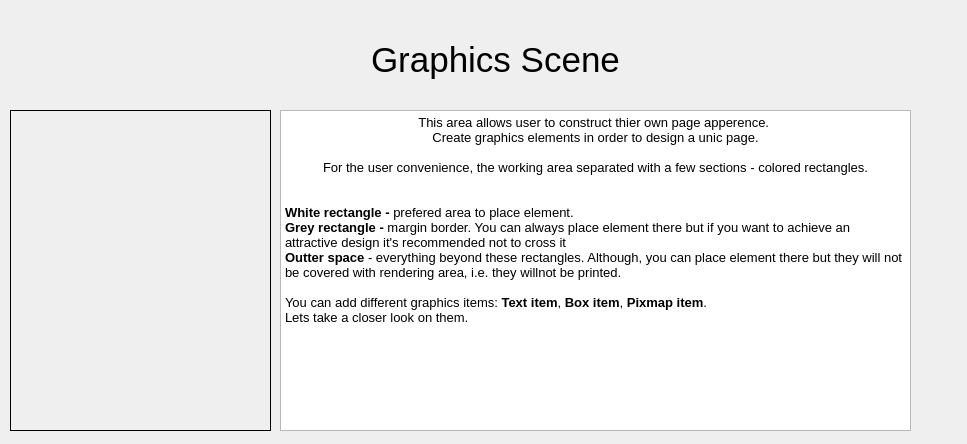
<?xml version="1.0" encoding="UTF-8"?>
<ui version="4.0">
 <class>WizardPage</class>
 <widget class="QWizardPage" name="WizardPage">
  <property name="geometry">
   <rect>
    <x>0</x>
    <y>0</y>
    <width>967</width>
    <height>444</height>
   </rect>
  </property>
  <property name="minimumSize">
   <size>
    <width>967</width>
    <height>444</height>
   </size>
  </property>
  <property name="baseSize">
   <size>
    <width>967</width>
    <height>444</height>
   </size>
  </property>
  <property name="windowTitle">
   <string>Introduction tutorial</string>
  </property>
  <property name="locale">
   <locale language="English" country="UnitedStates"/>
  </property>
  <widget class="QWidget" name="gridLayoutWidget">
   <property name="geometry">
    <rect>
     <x>280</x>
     <y>110</y>
     <width>631</width>
     <height>321</height>
    </rect>
   </property>
   <layout class="QGridLayout" name="gridLayout">
    <item row="0" column="1">
     <widget class="QTextBrowser" name="textBrowser">
      <property name="html">
       <string>&lt;!DOCTYPE HTML PUBLIC &quot;-//W3C//DTD HTML 4.0//EN&quot; &quot;http://www.w3.org/TR/REC-html40/strict.dtd&quot;&gt;
&lt;html&gt;&lt;head&gt;&lt;meta name=&quot;qrichtext&quot; content=&quot;1&quot; /&gt;&lt;style type=&quot;text/css&quot;&gt;
p, li { white-space: pre-wrap; }
&lt;/style&gt;&lt;/head&gt;&lt;body style=&quot; font-family:'Noto Sans'; font-size:10pt; font-weight:400; font-style:normal;&quot;&gt;
&lt;p align=&quot;center&quot; style=&quot; margin-top:0px; margin-bottom:0px; margin-left:0px; margin-right:0px; -qt-block-indent:0; text-indent:0px;&quot;&gt;This area allows user to construct thier own page apperence. &lt;/p&gt;
&lt;p align=&quot;center&quot; style=&quot; margin-top:0px; margin-bottom:0px; margin-left:0px; margin-right:0px; -qt-block-indent:0; text-indent:0px;&quot;&gt;Create graphics elements in order to design a unic page.&lt;/p&gt;
&lt;p align=&quot;center&quot; style=&quot;-qt-paragraph-type:empty; margin-top:0px; margin-bottom:0px; margin-left:0px; margin-right:0px; -qt-block-indent:0; text-indent:0px;&quot;&gt;&lt;br /&gt;&lt;/p&gt;
&lt;p align=&quot;center&quot; style=&quot; margin-top:0px; margin-bottom:0px; margin-left:0px; margin-right:0px; -qt-block-indent:0; text-indent:0px;&quot;&gt;For the user convenience, the working area separated with a few sections - colored rectangles.&lt;/p&gt;
&lt;p align=&quot;center&quot; style=&quot;-qt-paragraph-type:empty; margin-top:0px; margin-bottom:0px; margin-left:0px; margin-right:0px; -qt-block-indent:0; text-indent:0px;&quot;&gt;&lt;br /&gt;&lt;/p&gt;
&lt;p align=&quot;center&quot; style=&quot;-qt-paragraph-type:empty; margin-top:0px; margin-bottom:0px; margin-left:0px; margin-right:0px; -qt-block-indent:0; text-indent:0px;&quot;&gt;&lt;br /&gt;&lt;/p&gt;
&lt;p style=&quot; margin-top:0px; margin-bottom:0px; margin-left:0px; margin-right:0px; -qt-block-indent:0; text-indent:0px;&quot;&gt;&lt;span style=&quot; font-weight:600;&quot;&gt;White rectangle - &lt;/span&gt;prefered&lt;span style=&quot; font-weight:600;&quot;&gt; &lt;/span&gt;area to place element.&lt;/p&gt;
&lt;p style=&quot; margin-top:0px; margin-bottom:0px; margin-left:0px; margin-right:0px; -qt-block-indent:0; text-indent:0px;&quot;&gt;&lt;span style=&quot; font-weight:600;&quot;&gt;Grey rectangle - &lt;/span&gt;margin border. You can always place element there but if you want to achieve an attractive design it's recommended not to cross it&lt;/p&gt;
&lt;p style=&quot; margin-top:0px; margin-bottom:0px; margin-left:0px; margin-right:0px; -qt-block-indent:0; text-indent:0px;&quot;&gt;&lt;span style=&quot; font-weight:600;&quot;&gt;Outter space&lt;/span&gt; - everything beyond these rectangles. Although, you can place element there but they will not be covered with rendering area, i.e. they willnot be printed.&lt;/p&gt;
&lt;p style=&quot;-qt-paragraph-type:empty; margin-top:0px; margin-bottom:0px; margin-left:0px; margin-right:0px; -qt-block-indent:0; text-indent:0px;&quot;&gt;&lt;br /&gt;&lt;/p&gt;
&lt;p style=&quot; margin-top:0px; margin-bottom:0px; margin-left:0px; margin-right:0px; -qt-block-indent:0; text-indent:0px;&quot;&gt;You can add different graphics items: &lt;span style=&quot; font-weight:600;&quot;&gt;Text item&lt;/span&gt;,&lt;span style=&quot; font-weight:600;&quot;&gt; Box item&lt;/span&gt;, &lt;span style=&quot; font-weight:600;&quot;&gt;Pixmap item&lt;/span&gt;. &lt;/p&gt;
&lt;p style=&quot; margin-top:0px; margin-bottom:0px; margin-left:0px; margin-right:0px; -qt-block-indent:0; text-indent:0px;&quot;&gt;Lets take a closer look on them.&lt;/p&gt;&lt;/body&gt;&lt;/html&gt;</string>
      </property>
     </widget>
    </item>
   </layout>
  </widget>
  <widget class="QWidget" name="verticalLayoutWidget">
   <property name="geometry">
    <rect>
     <x>20</x>
     <y>20</y>
     <width>951</width>
     <height>80</height>
    </rect>
   </property>
   <layout class="QVBoxLayout" name="verticalLayout">
    <item alignment="Qt::AlignHCenter|Qt::AlignVCenter">
     <widget class="QLabel" name="label_17">
      <property name="font">
       <font>
        <pointsize>26</pointsize>
       </font>
      </property>
      <property name="text">
       <string>Graphics Scene</string>
      </property>
     </widget>
    </item>
   </layout>
  </widget>
  <widget class="QLabel" name="label">
   <property name="geometry">
    <rect>
     <x>10</x>
     <y>110</y>
     <width>261</width>
     <height>321</height>
    </rect>
   </property>
   <property name="frameShape">
    <enum>QFrame::Box</enum>
   </property>
   <property name="text">
    <string/>
   </property>
   <property name="pixmap">
    <pixmap resource="../../stylesheets/wizard_image.qrc">:/images/wizard_images/graphicsScene.png</pixmap>
   </property>
   <property name="scaledContents">
    <bool>true</bool>
   </property>
  </widget>
 </widget>
 <resources>
  <include location="../../stylesheets/wizard_image.qrc"/>
 </resources>
 <connections/>
</ui>
